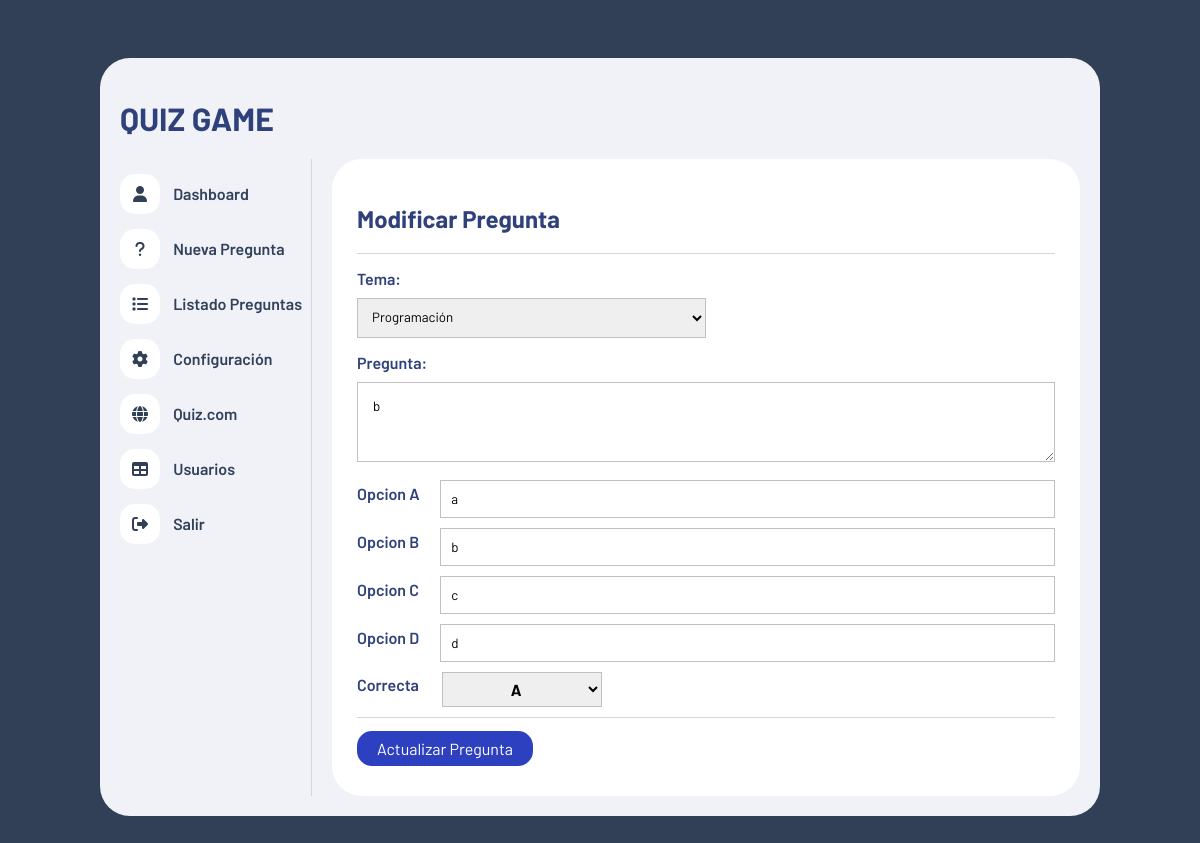
Page /editarpregunta.php?idPregunta=2 (signed in) on the earlier database version.
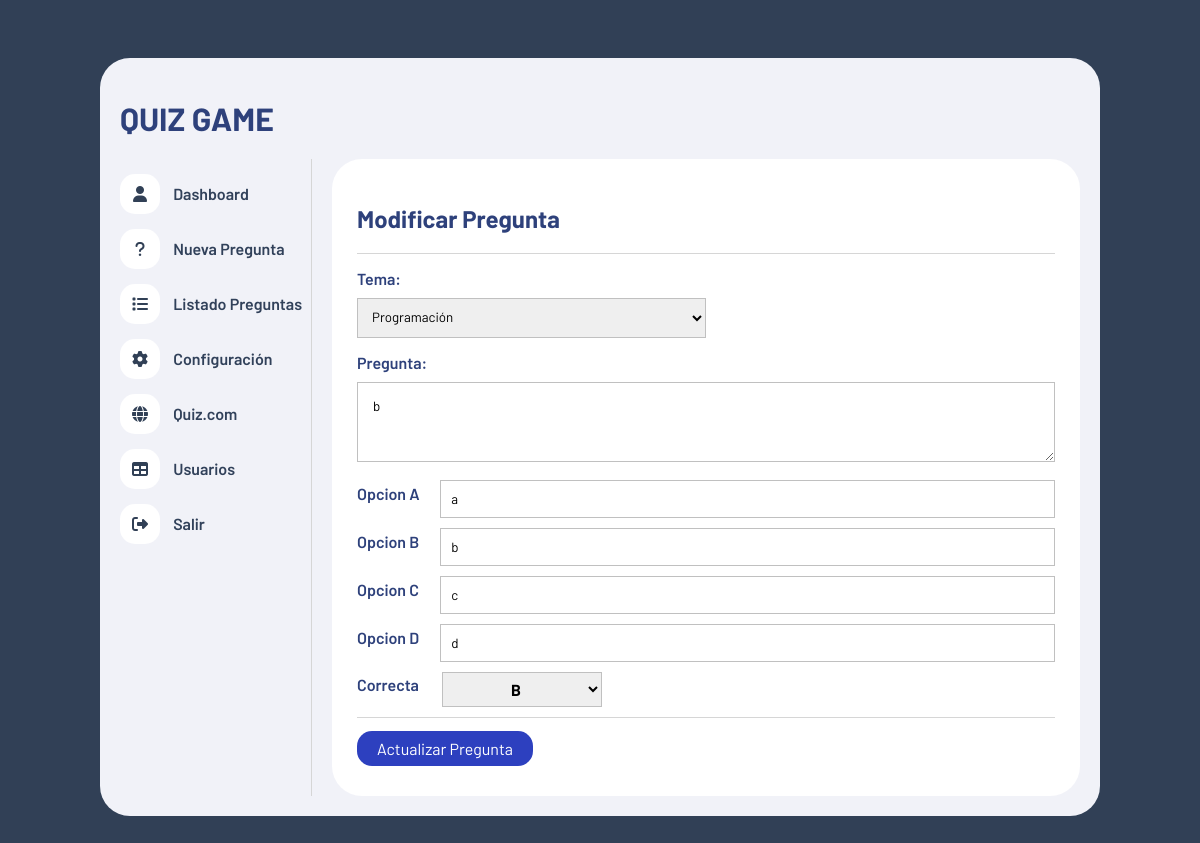
Same page on the later database version.
### tables this page shows
CREATE TABLE `preguntas` (
  `id` int(11) NOT NULL,
  `tema` int(11) NOT NULL,
  `pregunta` text NOT NULL,
  `opcion_a` text NOT NULL,
  `opcion_b` text NOT NULL,
  `opcion_c` text NOT NULL,
  `opcion_d` text NOT NULL,
  `correcta` varchar(1) NOT NULL
);

### funciones/funciones.php (called while the page is built, shortened)
<?php
function obetenerTodosLosTemas(){
    include("conexion.php");
    $query = "SELECT * FROM temas";
    $result = mysqli_query($conn, $query);
    return $result;
}
function obtenerPreguntaPorId($id){
    include("conexion.php");
    $query = "SELECT * FROM preguntas WHERE id = $id";
    $result = mysqli_query($conn, $query);
    $pregunta = mysqli_fetch_array($result);
    return $pregunta;
}

### editarpregunta.php (the view, shortened to what this page needs)
<?php
include("./funciones/funciones.php");
$id = $_GET['idPregunta'];
$pregunta = obtenerPreguntaPorId($id);
$resltado_temas = obetenerTodosLosTemas();
?>
<!DOCTYPE html>
<html lang="es">
<head>
    <link rel="stylesheet" href="https://cdnjs.cloudflare.com/ajax/libs/font-awesome/6.1.1/css/all.min.css" />
    <link rel="stylesheet" href="./css/estilo.css">
</head>
<body>
    <div class="contenedor">
        <header>
            <h1>QUIZ GAME</h1>
        </header>
        <div class="contenedor-info">
            <?php include("nav.php") ?>
            <div class="panel">
                <h2>Modificar Pregunta</h2>
                <hr>
                <section id="nuevaPregunta">
                    <form action="<?php echo $_SERVER['PHP_SELF'] ?>" method="get">
                        <div class="fila">
                            <label for="">Tema: </label>
                            <select name="tema" id="tema">
                                <?php while ($row = mysqli_fetch_assoc($resltado_temas)) : ?>
                                    <?php if ($row['id'] == $pregunta['tema']) : ?>
                                    <option value="<?php echo $row['id'] ?>" selected>
                                        <?php echo $row['nombre'] ?>
                                    </option>
                                <?php else : ?>
                                    <option value="<?php echo $row['id'] ?>">
                                        <?php echo $row['nombre'] ?>
                                    </option>
                                <?php endif ?>
                                <?php endwhile ?>
                            </select>
                        </div>
                        <div class="fila">
                            <label for="">Pregunta:</label>
                            <textarea name="pregunta" id="" cols="30" rows="10" reqired><?php echo $pregunta['pregunta']?></textarea>
                        </div>
                        <div class="opciones">
                            <div class="opcion">
                                <label for="">Opcion A</label>
                                <input type="text" name="opcion_a" id="" value = "<?php echo $pregunta['opcion_a']?>"required>
                            </div>
                            <div class="opcion">
                                <label for="">Opcion B</label>
                                <input type="text" name="opcion_b" value ="<?php echo $pregunta['opcion_b']?>"required>
                            </div>
                            <div class="opcion">
                                <label for="">Opcion C</label>
                                <input type="text" name="opcion_c" required value="<?php echo $pregunta['opcion_c']?>">
                            </div>
                            <div class="opcion">
                                <label for="">Opcion D</label>
                                <input type="text" name="opcion_d" required value="<?php echo $pregunta['opcion_d']?>">
                            </div>
                        </div>
                        <div class="opcion">
                            <label for="">Correcta</label>
                            <select name=" correcta " id="" class="correcta">
                                <option value="A" <?php if($pregunta['correcta']=='A'){ echo "selected";}?>>A</option>
                                <option value="B" <?php if($pregunta['correcta']=='B'){ echo "selected";}?>>B</option>
                            </select>
                        </div>
                        <hr>
                        <input type="submit" value="Actualizar Pregunta" name="actualizar" class="btn-guardar">
                    </form>
                </section>
            </div>
        </div>
    </div>
</body>
</html>

Differences in the rows shown:
changed preguntas: correcta "A" → "B"
